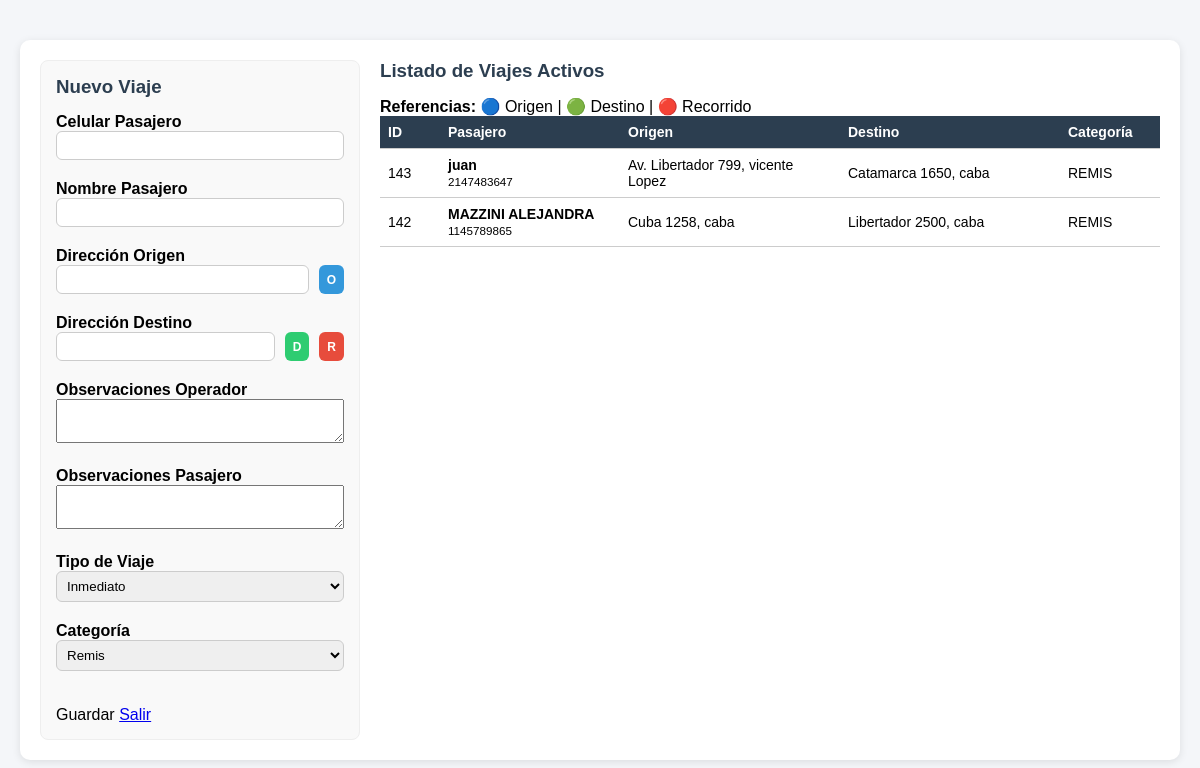
The app's page /php/00_administracion/despacho_viajes/listado_viajes.php (signed in), older data.
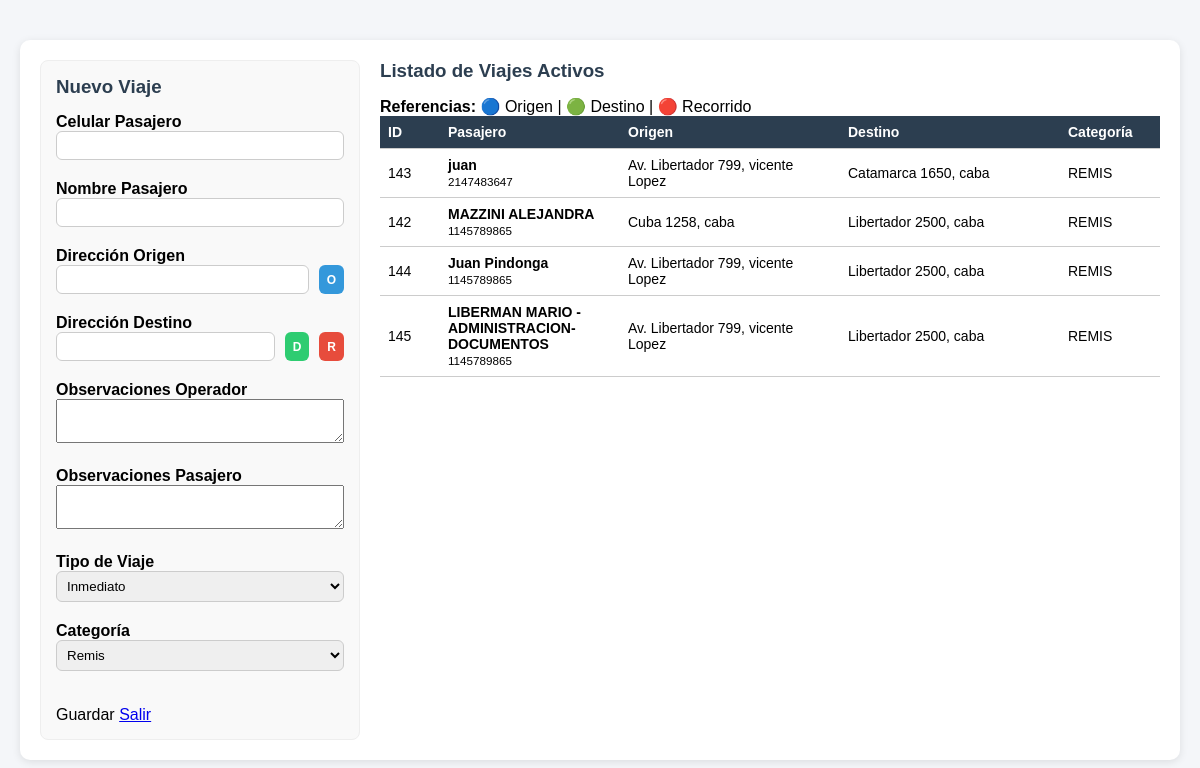
The same page, newer data.
### tables this page shows
CREATE TABLE `viajes_despacho` (
  `id` int(20) NOT NULL AUTO_INCREMENT,
  `cel_pasaj` int(10) NOT NULL,
  `nombre_pasaj` varchar(50) NOT NULL,
  `direccion_origen` varchar(70) NOT NULL,
  `direccion_destino` varchar(70) DEFAULT NULL,
  `obs_operador` varchar(500) NOT NULL,
  `obs_pasaj` varchar(500) NOT NULL,
  `estado` varchar(15) NOT NULL,
  `diferido` varchar(20) NOT NULL,
  `fecha` date DEFAULT NULL,
  `hora` varchar(11) DEFAULT NULL,
  `categoria_movil` varchar(15) NOT NULL,
  `origen_lat` decimal(10,8) DEFAULT NULL,
  `origen_lng` decimal(11,8) DEFAULT NULL,
  `destino_lat` decimal(10,8) DEFAULT NULL,
  `destino_lng` decimal(11,8) DEFAULT NULL,
  `cc` int(4) DEFAULT NULL,
  `centro_de_costo` int(4) DEFAULT NULL,
  `id_autorizante` int(11) DEFAULT NULL,
  `obs_viaje` varchar(255) NOT NULL,
  `id_chofer` int(4) NOT NULL,
  `asignado_a` int(4) DEFAULT 0,
  `fecha_asignacion` datetime DEFAULT NULL,
  `id_cc` int(4) DEFAULT NULL,
  `km_recorridos` decimal(10,2) NOT NULL,
  `peajes` decimal(5,2) NOT NULL,
  `tiempo_espera` int(10) NOT NULL,
  `observaciones_finalizacion` varchar(100) NOT NULL,
  `fecha_finalizacion` date DEFAULT NULL,
  `chofer_nombre_hist` varchar(100) DEFAULT NULL,
  `chofer_apellido_hist` varchar(100) DEFAULT NULL,
  `chofer_celular_hist` varchar(20) DEFAULT NULL,
  `vehiculo_marca_hist` varchar(50) DEFAULT NULL,
  `vehiculo_modelo_hist` varchar(50) DEFAULT NULL,
  `vehiculo_patente_hist` varchar(20) DEFAULT NULL,
  `vehiculo_color_hist` varchar(20) DEFAULT NULL,
  PRIMARY KEY (`id`)
);

### funciones/funciones.php (called while the page is built, shortened)
<?php
function conexion()
{
    $host = 'localhost';
    $db   = 'app_viajes';
    $user = 'root';
    $pass = 'belgrado';
    try {
        $dsn = "mysql:host=$host;dbname=$db;charset=utf8mb4";
        $conn = new PDO($dsn, $user, $pass, [
            PDO::ATTR_ERRMODE => PDO::ERRMODE_EXCEPTION,
            PDO::ATTR_DEFAULT_FETCH_MODE => PDO::FETCH_ASSOC,
            PDO::MYSQL_ATTR_INIT_COMMAND => "SET NAMES utf8mb4"
        ]);
        return $conn;
    } catch (PDOException $e) {
        echo "Error de conexión: " . $e->getMessage();
    }
}
?>
<?php
function obtenerViajes($filtro = 'todos')
{
    $conn = conexion();
    $sql = "SELECT * FROM viajes_despacho WHERE 1=1";
    switch ($filtro) {
        case 'todos':
        default:
            $sql .= " AND estado NOT IN ('Completo', 'Cancelado')";
            break;
    }
    $sql .= " ORDER BY fecha DESC, hora DESC";
    $stmt = $conn->prepare($sql);
    $stmt->execute();
    return $stmt->fetchAll(PDO::FETCH_ASSOC);
}

### php/00_administracion/despacho_viajes/listado_viajes.php (the view, shortened to what this page needs)
<?php
include_once "../../../funciones/funciones.php";
$viaje = null;
$viajes = obtenerViajes();
?>
<!DOCTYPE html>
<html lang="es">
<head>
    <link rel="stylesheet" href="../../../css/estilos.css">
    <link rel="stylesheet" href="https://unpkg.com/leaflet@1.9.4/dist/leaflet.css" />
    <link rel="stylesheet" href="../../../css/listado_viajes.css">
</head>
<body>
    <div class="container">
        <div class="card operadores-layout">
            <div class="col-form">
                <h3><?= $viaje ? "Editar Despacho" : "Nuevo Viaje"; ?></h3>
                <form method="POST">
                    <div class="form-group">
                        <label>Celular Pasajero</label>
                        <input type="number" name="cel_pasaj" value="<?= htmlspecialchars($viaje['cel_pasaj'] ?? '') ?>" required>
                    </div>
                    <div class="form-group">
                        <label>Nombre Pasajero</label>
                        <input type="text" name="nombre_pasaj" value="<?= htmlspecialchars($viaje['nombre_pasaj'] ?? '') ?>" required>
                    </div>
                    <div class="form-group">
                        <label>Dirección Origen</label>
                        <div style="display:flex; gap:5px;">
                            <input type="text" id="dir_origen" name="direccion_origen"
                                value="<?= htmlspecialchars($viaje['direccion_origen'] ?? '') ?>" required>
                            <button type="button" class="btn-map btn-origen"
                                onclick="verMapa(document.getElementById('dir_origen').value)">
                                O
                            </button>
                        </div>
                    </div>
                    <div class="form-group">
                        <label>Dirección Destino</label>
                        <div style="display:flex; gap:5px;">
                            <input type="text" id="dir_destino" name="direccion_destino"
                                value="<?= htmlspecialchars($viaje['direccion_destino'] ?? '') ?>">
                            <button type="button" class="btn-map btn-destino"
                                title="Ver destino"
                                onclick="verMapa(document.getElementById('dir_destino').value)">
                                D
                            </button>
                            <button type="button" class="btn-map btn-recorrido"
                                title="Ver recorrido"
                                onclick="verRecorrido(
                document.getElementById('dir_origen').value,
                document.getElementById('dir_destino').value
            )">
                                R
                            </button>
                        </div>
                    </div>
                    <div class="form-group">
                        <label>Observaciones Operador</label>
                        <textarea name="obs_operador"><?= htmlspecialchars($viaje['obs_operador'] ?? '') ?></textarea>
                    </div>
                    <div class="form-group">
                        <label>Observaciones Pasajero</label>
                        <textarea name="obs_pasaj"><?= htmlspecialchars($viaje['obs_pasaj'] ?? '') ?></textarea>
                    </div>
                    <div class="form-group">
                        <label>Tipo de Viaje</label>
                        <select name="diferido" id="diferido">
                            <option value="No" <?= (isset($viaje['diferido']) && $viaje['diferido'] == "No") ? 'selected' : ''; ?>>Inmediato</option>
                        </select>
                    </div>
                    <div class="form-group">
                        <label>Categoría</label>
                        <select name="categoria_movil">
                            <option value="REMIS" <?= (isset($viaje['categoria_movil']) && $viaje['categoria_movil'] == "REMIS") ? 'selected' : ''; ?>>Remis</option>
                        </select>
                    </div>
                    <div class="actions">
                        <button type="submit" name="guardar">Guardar</button>
                        <a href="../../inicio_0.php">Salir</a>
                    </div>
                </form>
            </div>
            <div class="col-tabla">
                <h3>Listado de Viajes Activos</h3>
                <div><strong>Referencias:</strong> 🔵 Origen | 🟢 Destino | 🔴 Recorrido</div>
                <table class="table">
                    <thead>
                        <tr>
                            <th class="col-id">ID</th>
                            <th class="col-pasajero">Pasajero</th>
                            <th class="col-direccion">Origen</th>
                            <th class="col-direccion">Destino</th>
                            <th class="col-cat">Categoría</th>
                        </tr>
                    </thead>
                    <tbody>
                        <?php if (empty($viajes)): ?>
                            <tr>
                                <td colspan="8">No hay viajes</td>
                            </tr>
                            <?php else: foreach ($viajes as $v): ?>
                                <tr style="<?= $v['diferido'] == "Si" ? 'background:#d4edda;' : '' ?>">
                                    <td class="col-id"><?= $v['id'] ?></td>
                                    <td class="col-pasajero">
                                        <strong><?= htmlspecialchars($v['nombre_pasaj']) ?></strong><br>
                                        <small><?= htmlspecialchars($v['cel_pasaj']) ?></small>
                                    </td>
                                    <td class="col-direccion">
                                        <?= htmlspecialchars($v['direccion_origen']) ?>
                                    </td>
                                    <td class="col-direccion">
                                        <?= htmlspecialchars($v['direccion_destino']) ?>
                                    </td>
                                    <td class="col-cat"><?= $v['categoria_movil'] ?></td>
                                </tr>
                        <?php endforeach;
                        endif; ?>
                    </tbody>
                </table>
            </div>
        </div>
    </div>
</body>
</html>

### css/estilos.css (style rules this page uses)
:root { --primary: #3498db; --success: #2ecc71; --warning: #f1c40f; --danger: #e74c3c; --dark: #2c3e50; --gray: #7f8c8d; --bg: #f4f6f9; }
* { margin: 0; padding: 0; box-sizing: border-box; }
body { font-family: Arial, sans-serif; background: var(--bg); }
.container { width: 98%; max-width: 1400px; margin: 30px auto; }
h2, h3 { margin-bottom: 15px; color: var(--dark); }
.card { background: #fff; padding: 20px; border-radius: 10px; box-shadow: 0 2px 8px rgba(0,0,0,0.1); }
form { display: flex; flex-direction: column; gap: 10px; }
input, select { padding: 10px; border-radius: 6px; border: 1px solid #ccc; width: 100%; }
.table { width: 100%; border-collapse: collapse; font-size: 11px; }
.table thead { background: var(--dark); color: white; }
.table th, .table td { padding: 6px 4px; border-bottom: 1px solid #ddd; text-align: left; vertical-align: middle; }
.operadores-layout { display: grid; grid-template-columns: 280px 1fr; gap: 20px; align-items: start; }
.col-form { background: #f9f9f9; padding: 15px; border-radius: 8px; border: 1px solid #eee; position: sticky; top: 20px; }
.col-tabla { width: 100%; overflow-x: auto; }

### css/listado_viajes.css (style rules this page uses)
.container { width: 100%; max-width: 100%; padding: 10px 20px; }
.operadores-layout { display: flex; gap: 20px; }
.col-form { width: 320px; min-width: 300px; }
.col-tabla { flex: 1; overflow-x: auto; }
.table { width: 100%; border-collapse: collapse; table-layout: auto; font-size: 14px; }
.table th { background: #2c3e50; color: white; padding: 10px; }
.table td { padding: 8px; vertical-align: middle; }
.btn-map { padding: 4px 8px; border-radius: 6px; font-size: 12px; font-weight: bold; color: white; margin-left: 5px; }
.btn-origen { background: #3498db; }
.btn-destino { background: #2ecc71; }
.btn-recorrido { background: #e74c3c; }
.table { width: 100%; border-collapse: collapse; table-layout: fixed; }
.table th, .table td { padding: 8px; border-bottom: 1px solid #ccc; }
.col-id { width: 60px; text-align: center; }
.col-pasajero { width: 180px; }
.col-direccion { width: 220px; }
.col-cat { width: 110px; text-align: center; }
button { cursor: pointer; border: none; background: none; font-size: 16px; }
.form-group { margin-bottom: 10px; }
.form-group label { display: block; font-weight: bold; }
.form-group input, .form-group textarea, .form-group select { width: 100%; padding: 6px; }
.actions { margin-top: 15px; }

Row changes from the older to the newer data that the page shows:
added viajes_despacho: id "144", nombre_pasaj "Juan Pindonga", cel_pasaj "1145789865", direccion_origen "Av. Libertador 799, vicente Lopez", direccion_destino "Libertador 2500, caba", categoria_movil "REMIS"
added viajes_despacho: id "145", nombre_pasaj "LIBERMAN MARIO - ADMINISTRACION-DOCUMENTOS", cel_pasaj "1145789865", direccion_origen "Av. Libertador 799, vicente Lopez", direccion_destino "Libertador 2500, caba", categoria_movil "REMIS"
